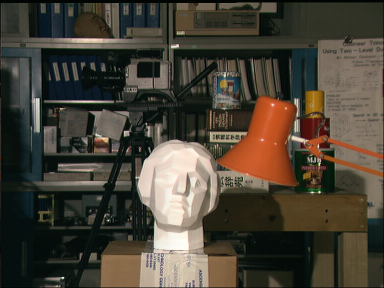
//> input picture Computer vision homework 3/cv-homework3/Stereo/tsukuba_l.ppm, 384 x 288 px
$ ./Stereo   (built with g++ and OpenCV 4)
//> lines starting //> are read from the running program, lines starting //| are printed output that depends on the picture; after the words box and inside, x2 and y2 are one past the last pixel; in counts of white or black regions, pixels touching at a corner belong together
### Computer vision homework 3/cv-homework3/Stereo/stdafx.h
// stdafx.h : 标准系统包含文件的包含文件，
// 或是经常使用但不常更改的
// 特定于项目的包含文件
//

#pragma once

#include "targetver.h"

#include <stdio.h>
#include <tchar.h>


// TODO: 在此处引用程序需要的其他头文件

### Computer vision homework 3/cv-homework3/Stereo/Stereo.cpp
// StereoEvaluating.cpp : 定义控制台应用程序的入口点。
//

#include "stdafx.h"
#include <opencv2/highgui/highgui.hpp>
#include <opencv2/core/core.hpp>
#include <opencv2/calib3d/calib3d.hpp>
#include <iostream>
using namespace std;
using namespace cv;

IplImage * originImg1;
IplImage * originImg2;
IplImage * img1;
IplImage * img2;
void loadImage()
{
	originImg1=cvLoadImage("tsukuba_l.ppm");
//> originImg1 is the input picture: 288 rows x 384 cols, CV_8UC3; mean B, G, R 54.7, 66.6, 73.2
	originImg2=cvLoadImage("tsukuba_r.ppm");
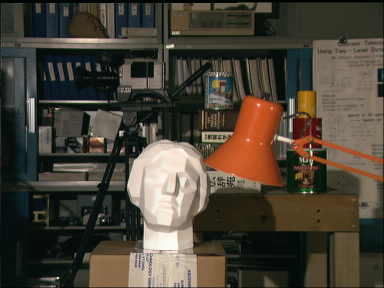
//> input picture Computer vision homework 3/cv-homework3/Stereo/tsukuba_r.ppm, 384 x 288 px
//> originImg2 is the input picture: 288 rows x 384 cols, CV_8UC3; mean B, G, R 55.2, 67.2, 74.1
	if(!originImg1||!originImg2)
		cout<<"Failed to load Image!"<<endl;
	img1=cvCreateImage(cvGetSize(originImg1),8,1);
	img2=cvCreateImage(cvGetSize(originImg2),8,1);
	cvCvtColor(originImg1,img1,CV_RGB2GRAY);
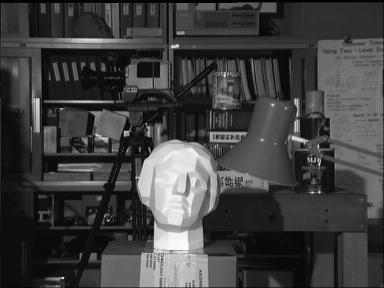
//> img1: 288 rows x 384 cols, CV_8UC1; min 0, max 252, mean 63.8
	cvCvtColor(originImg2,img2,CV_RGB2GRAY);
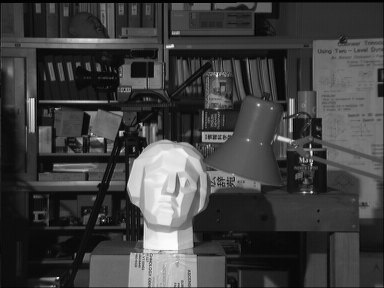
//> img2: 288 rows x 384 cols, CV_8UC1; min 0, max 253, mean 64.4
}

void showhorizontal()
{
	CvMat* pair=cvCreateMat(img1->height,img1->width*2,CV_8UC3);
	CvMat part;//使用指针和对象在这里不一样，对象成员变量已分配只是没有分配数据区
	cvGetCols(pair,&part,0,img1->width);//相当于把pair左半部分内存给了part
	cvCvtColor(img1,&part,CV_GRAY2BGR);
	cvGetCols(pair,&part,img1->width,img1->width*2);
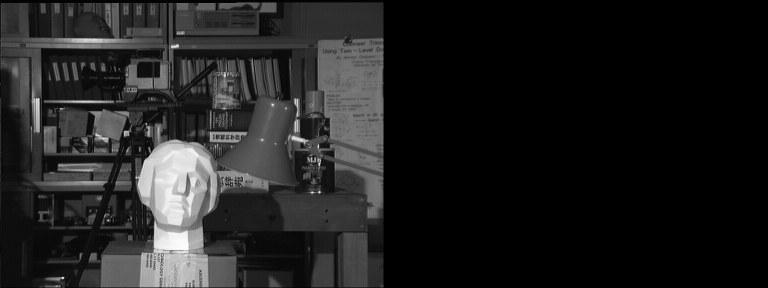
//> pair: 288 rows x 768 cols, CV_8UC3; min 0, max 252, mean 31.9
//> part: 288 rows x 384 cols, CV_8UC3; every value is 0
	cvCvtColor(img2,&part,CV_GRAY2BGR);
	for (int j=0;j<img1->height;j+=16)
		cvLine(pair,cvPoint(0,j),cvPoint(img1->width*2,j),CV_RGB(0,255,0));
//> this loop made 18 passes
//> pass 2, in showhorizontal, `cvLine(pair,cvPoint(0,j),cvPoint(img1->width*2,j),CV_RGB(0,255,0));`:
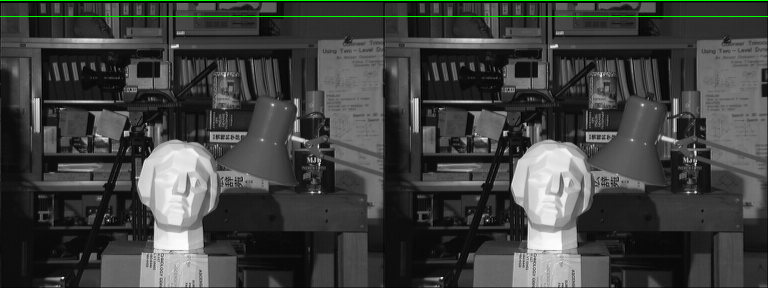
//> pair: 288 rows x 768 cols, CV_8UC3; mean B, G, R 63.9, 65.7, 63.9
//> pass 3, in showhorizontal, `cvLine(pair,cvPoint(0,j),cvPoint(img1->width*2,j),CV_RGB(0,255,0));`:
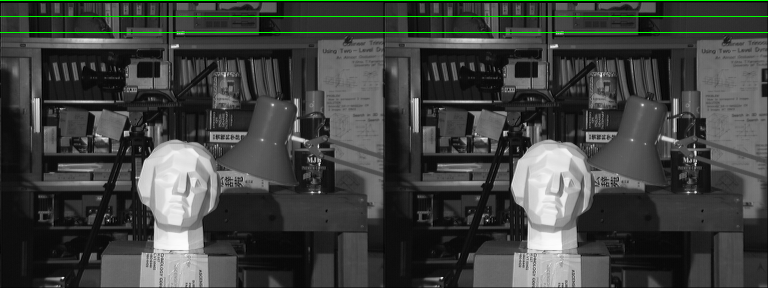
//> pair: 288 rows x 768 cols, CV_8UC3; 0.35% of pixels changed, all inside (x1, y1, x2, y2) = (0, 32, 768, 33)
//> after the loop:
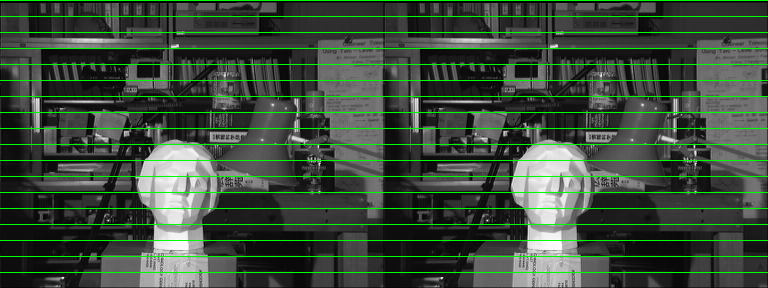
//> pair: 288 rows x 768 cols, CV_8UC3; 5.21% of pixels changed, all inside (x1, y1, x2, y2) = (0, 48, 768, 273)
	cvNamedWindow("rectified",0);
	cvShowImage("rectified",pair);
	cvWaitKey(0);
	cvReleaseMat(&pair);
	cvDestroyWindow("rectified");
}

void BM()
{
//> (the run ends here: the program needs code that is not available in this run, at `CvStereoBMState* BMState=cvCreateStereoBMState();`)
